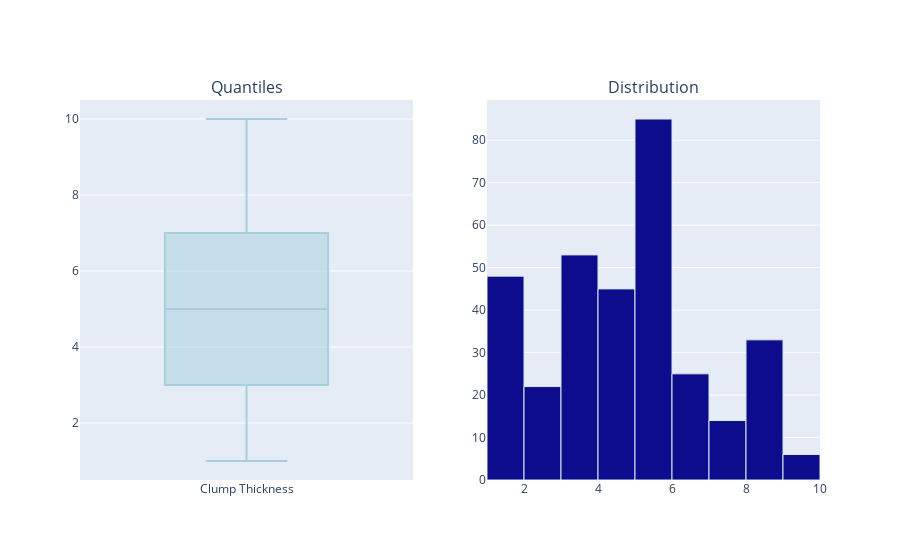
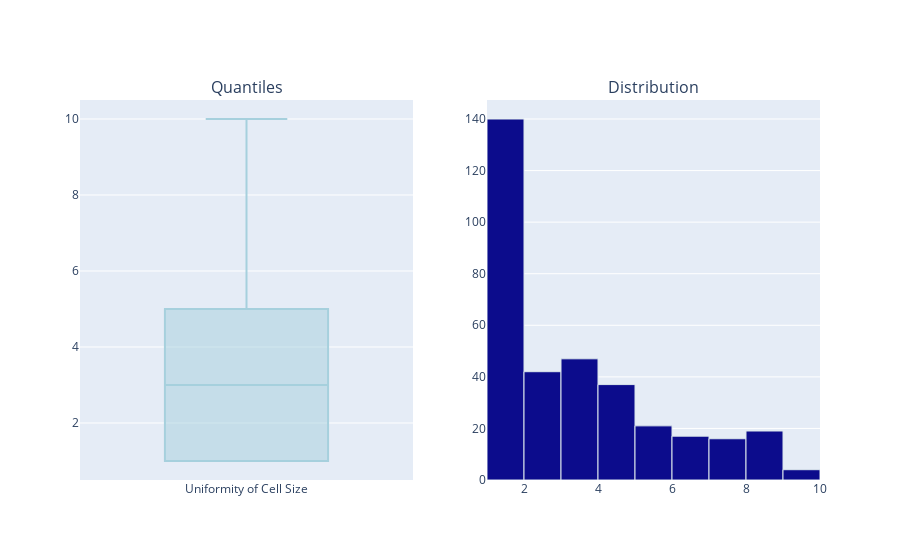
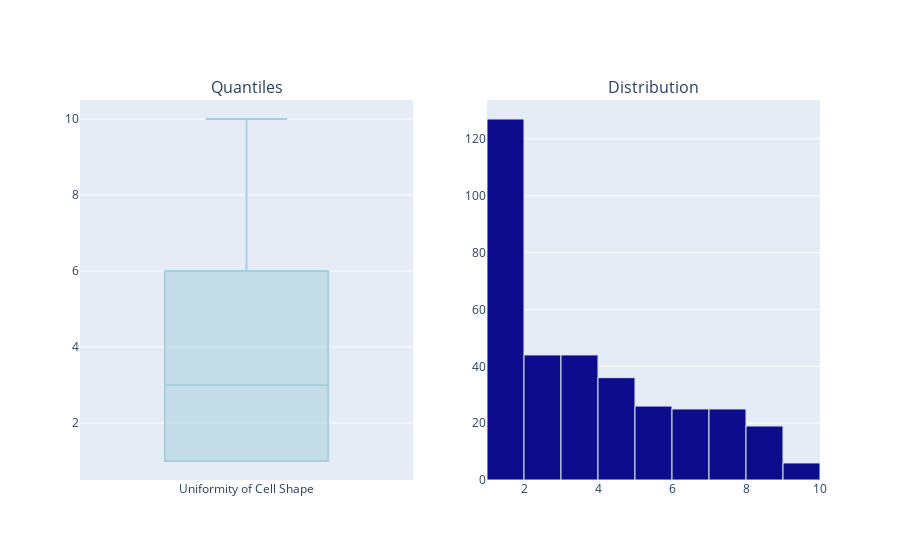
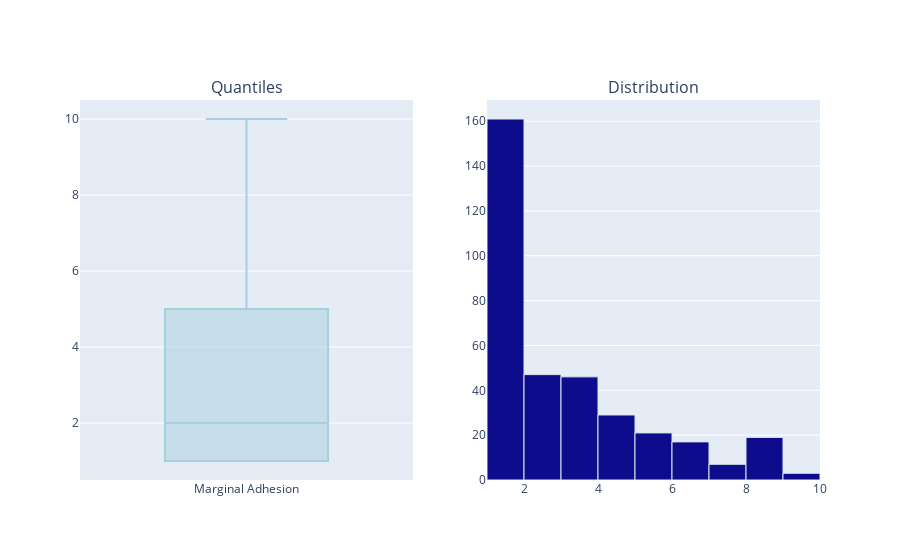

Here is the notebook cell these charts were saved with, in order:
### Code cell
for var in df_update:
    num_var_summary(df_update,var)

### Figure 1 — Plotly figure (JSON) as saved in the notebook; plotly's stock layout.template omitted (floating-point values rounded to 4 significant figures; data arrays with more than 128 entries replaced by an {"elided": "..."} marker saying what was removed)
{"data": [{"marker": {"color": "#A6D0DD"}, "name": "Clump Thickness", "showlegend": false, "type": "box", "xaxis": "x", "y": {"elided": "379 int values"}, "yaxis": "y"}, {"marker": {"color": "rgb(12, 12, 140)", "line": {"color": "#DBE6EC", "width": 1}}, "name": "Clump Thickness", "showlegend": false, "type": "histogram", "x": {"elided": "379 int values"}, "xaxis": "x2", "xbins": {"end": 10, "start": 1}, "yaxis": "y2"}], "layout": {"annotations": [{"font": {"size": 16}, "showarrow": false, "text": "Quantiles", "x": 0.225, "xanchor": "center", "xref": "paper", "y": 1, "yanchor": "bottom", "yref": "paper"}, {"font": {"size": 16}, "showarrow": false, "text": "Distribution", "x": 0.775, "xanchor": "center", "xref": "paper", "y": 1, "yanchor": "bottom", "yref": "paper"}], "xaxis": {"anchor": "y", "domain": [0, 0.45]}, "xaxis2": {"anchor": "y2", "domain": [0.55, 1]}, "yaxis": {"anchor": "x", "domain": [0, 1]}, "yaxis2": {"anchor": "x2", "domain": [0, 1]}}}

### Figure 2 — Plotly figure (JSON) as saved in the notebook; plotly's stock layout.template omitted (floating-point values rounded to 4 significant figures; data arrays with more than 128 entries replaced by an {"elided": "..."} marker saying what was removed)
{"data": [{"marker": {"color": "#A6D0DD"}, "name": "Uniformity of Cell Size", "showlegend": false, "type": "box", "xaxis": "x", "y": {"elided": "379 int values"}, "yaxis": "y"}, {"marker": {"color": "rgb(12, 12, 140)", "line": {"color": "#DBE6EC", "width": 1}}, "name": "Uniformity of Cell Size", "showlegend": false, "type": "histogram", "x": {"elided": "379 int values"}, "xaxis": "x2", "xbins": {"end": 10, "start": 1}, "yaxis": "y2"}], "layout": {"annotations": [{"font": {"size": 16}, "showarrow": false, "text": "Quantiles", "x": 0.225, "xanchor": "center", "xref": "paper", "y": 1, "yanchor": "bottom", "yref": "paper"}, {"font": {"size": 16}, "showarrow": false, "text": "Distribution", "x": 0.775, "xanchor": "center", "xref": "paper", "y": 1, "yanchor": "bottom", "yref": "paper"}], "xaxis": {"anchor": "y", "domain": [0, 0.45]}, "xaxis2": {"anchor": "y2", "domain": [0.55, 1]}, "yaxis": {"anchor": "x", "domain": [0, 1]}, "yaxis2": {"anchor": "x2", "domain": [0, 1]}}}

### Figure 3 — Plotly figure (JSON) as saved in the notebook; plotly's stock layout.template omitted (floating-point values rounded to 4 significant figures; data arrays with more than 128 entries replaced by an {"elided": "..."} marker saying what was removed)
{"data": [{"marker": {"color": "#A6D0DD"}, "name": "Uniformity of Cell Shape", "showlegend": false, "type": "box", "xaxis": "x", "y": {"elided": "379 int values"}, "yaxis": "y"}, {"marker": {"color": "rgb(12, 12, 140)", "line": {"color": "#DBE6EC", "width": 1}}, "name": "Uniformity of Cell Shape", "showlegend": false, "type": "histogram", "x": {"elided": "379 int values"}, "xaxis": "x2", "xbins": {"end": 10, "start": 1}, "yaxis": "y2"}], "layout": {"annotations": [{"font": {"size": 16}, "showarrow": false, "text": "Quantiles", "x": 0.225, "xanchor": "center", "xref": "paper", "y": 1, "yanchor": "bottom", "yref": "paper"}, {"font": {"size": 16}, "showarrow": false, "text": "Distribution", "x": 0.775, "xanchor": "center", "xref": "paper", "y": 1, "yanchor": "bottom", "yref": "paper"}], "xaxis": {"anchor": "y", "domain": [0, 0.45]}, "xaxis2": {"anchor": "y2", "domain": [0.55, 1]}, "yaxis": {"anchor": "x", "domain": [0, 1]}, "yaxis2": {"anchor": "x2", "domain": [0, 1]}}}

### Figure 4 — Plotly figure (JSON) as saved in the notebook; plotly's stock layout.template omitted (floating-point values rounded to 4 significant figures; data arrays with more than 128 entries replaced by an {"elided": "..."} marker saying what was removed)
{"data": [{"marker": {"color": "#A6D0DD"}, "name": "Marginal Adhesion", "showlegend": false, "type": "box", "xaxis": "x", "y": {"elided": "379 int values"}, "yaxis": "y"}, {"marker": {"color": "rgb(12, 12, 140)", "line": {"color": "#DBE6EC", "width": 1}}, "name": "Marginal Adhesion", "showlegend": false, "type": "histogram", "x": {"elided": "379 int values"}, "xaxis": "x2", "xbins": {"end": 10, "start": 1}, "yaxis": "y2"}], "layout": {"annotations": [{"font": {"size": 16}, "showarrow": false, "text": "Quantiles", "x": 0.225, "xanchor": "center", "xref": "paper", "y": 1, "yanchor": "bottom", "yref": "paper"}, {"font": {"size": 16}, "showarrow": false, "text": "Distribution", "x": 0.775, "xanchor": "center", "xref": "paper", "y": 1, "yanchor": "bottom", "yref": "paper"}], "xaxis": {"anchor": "y", "domain": [0, 0.45]}, "xaxis2": {"anchor": "y2", "domain": [0.55, 1]}, "yaxis": {"anchor": "x", "domain": [0, 1]}, "yaxis2": {"anchor": "x2", "domain": [0, 1]}}}
